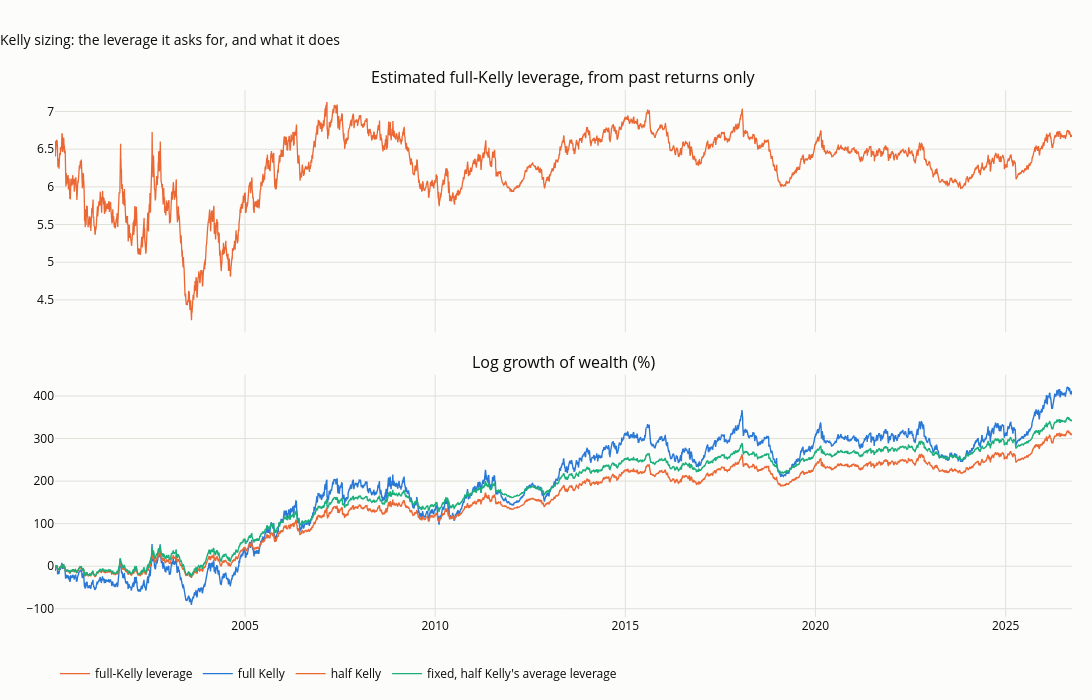

Notebook code for this chart:
### Code cell
fig = make_subplots(rows=2, cols=1, shared_xaxes=True, vertical_spacing=0.08,
                    subplot_titles=("Estimated full-Kelly leverage, from past returns only", "Log growth of wealth (%)"))
fig.add_scatter(x=f_full.loc[START:].index, y=f_full.loc[START:], name="full-Kelly leverage", mode="lines", line=dict(width=1.3, color=SERIES[1]), row=1, col=1)
for j, (nm, x) in enumerate((("full Kelly", kelly_full), ("half Kelly", kelly_half), ("fixed, half Kelly's average leverage", fixed))):
    fig.add_scatter(x=x.index, y=100 * x.cumsum(), name=nm, mode="lines", line=dict(width=1.4, color=SERIES[j]), row=2, col=1)
fig.update_layout(title="Kelly sizing: the leverage it asks for, and what it does", height=700, width=1150, margin=dict(t=90),
                  legend=dict(orientation="h", y=-0.08, x=0))
save_figure(fig, "09_02_kelly", FIG)
fig

### Figure 1 — Plotly figure (JSON) as saved in the notebook; plotly's stock layout.template omitted (floating-point values rounded to 4 significant figures; data arrays with more than 128 entries replaced by an {"elided": "..."} marker saying what was removed)
{"data": [{"line": {"color": "#eb6834", "width": 1.3}, "mode": "lines", "name": "full-Kelly leverage", "type": "scatter", "x": {"elided": "6726 str values"}, "xaxis": "x", "y": {"elided": "6726 float values"}, "yaxis": "y"}, {"line": {"color": "#2a78d6", "width": 1.4}, "mode": "lines", "name": "full Kelly", "type": "scatter", "x": {"elided": "6726 str values"}, "xaxis": "x2", "y": {"elided": "6726 float values"}, "yaxis": "y2"}, {"line": {"color": "#eb6834", "width": 1.4}, "mode": "lines", "name": "half Kelly", "type": "scatter", "x": {"elided": "6726 str values"}, "xaxis": "x2", "y": {"elided": "6726 float values"}, "yaxis": "y2"}, {"line": {"color": "#1baf7a", "width": 1.4}, "mode": "lines", "name": "fixed, half Kelly's average leverage", "type": "scatter", "x": {"elided": "6726 str values"}, "xaxis": "x2", "y": {"elided": "6726 float values"}, "yaxis": "y2"}], "layout": {"annotations": [{"font": {"size": 16}, "showarrow": false, "text": "Estimated full-Kelly leverage, from past returns only", "x": 0.5, "xanchor": "center", "xref": "paper", "y": 1.0, "yanchor": "bottom", "yref": "paper"}, {"font": {"size": 16}, "showarrow": false, "text": "Log growth of wealth (%)", "x": 0.5, "xanchor": "center", "xref": "paper", "y": 0.46, "yanchor": "bottom", "yref": "paper"}], "height": 700, "legend": {"orientation": "h", "x": 0, "y": -0.08}, "margin": {"t": 90}, "title": {"text": "Kelly sizing: the leverage it asks for, and what it does"}, "width": 1150, "xaxis": {"anchor": "y", "domain": [0.0, 1.0], "matches": "x2", "showticklabels": false}, "xaxis2": {"anchor": "y2", "domain": [0.0, 1.0]}, "yaxis": {"anchor": "x", "domain": [0.54, 1.0]}, "yaxis2": {"anchor": "x2", "domain": [0.0, 0.46]}}}
